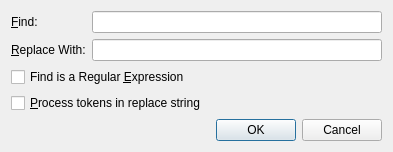
<?xml version="1.0" encoding="UTF-8"?>
<ui version="4.0">
 <class>ReplaceItemDlg</class>
 <widget class="QDialog" name="ReplaceItemDlg">
  <property name="geometry">
   <rect>
    <x>0</x>
    <y>0</y>
    <width>393</width>
    <height>145</height>
   </rect>
  </property>
  <property name="windowTitle">
   <string>Find and Replace</string>
  </property>
  <layout class="QVBoxLayout">
   <item>
    <layout class="QGridLayout">
     <item row="0" column="0">
      <widget class="QLabel" name="label">
       <property name="text">
        <string>&amp;Find:</string>
       </property>
       <property name="buddy">
        <cstring>lineFind</cstring>
       </property>
      </widget>
     </item>
     <item row="0" column="1">
      <widget class="QLineEdit" name="lineFind"/>
     </item>
     <item row="1" column="0">
      <widget class="QLabel" name="label_2">
       <property name="text">
        <string>&amp;Replace With:</string>
       </property>
       <property name="buddy">
        <cstring>lineReplace</cstring>
       </property>
      </widget>
     </item>
     <item row="1" column="1">
      <widget class="QLineEdit" name="lineReplace"/>
     </item>
    </layout>
   </item>
   <item>
    <widget class="QCheckBox" name="checkRegular">
     <property name="text">
      <string>Find is a Regular &amp;Expression</string>
     </property>
    </widget>
   </item>
   <item>
    <widget class="QCheckBox" name="checkProcess">
     <property name="text">
      <string>&amp;Process tokens in replace string</string>
     </property>
    </widget>
   </item>
   <item>
    <widget class="QDialogButtonBox" name="buttonBox">
     <property name="orientation">
      <enum>Qt::Horizontal</enum>
     </property>
     <property name="standardButtons">
      <set>QDialogButtonBox::Cancel|QDialogButtonBox::Ok</set>
     </property>
    </widget>
   </item>
  </layout>
 </widget>
 <resources/>
 <connections>
  <connection>
   <sender>buttonBox</sender>
   <signal>accepted()</signal>
   <receiver>ReplaceItemDlg</receiver>
   <slot>accept()</slot>
   <hints>
    <hint type="sourcelabel">
     <x>248</x>
     <y>254</y>
    </hint>
    <hint type="destinationlabel">
     <x>157</x>
     <y>274</y>
    </hint>
   </hints>
  </connection>
  <connection>
   <sender>buttonBox</sender>
   <signal>rejected()</signal>
   <receiver>ReplaceItemDlg</receiver>
   <slot>reject()</slot>
   <hints>
    <hint type="sourcelabel">
     <x>316</x>
     <y>260</y>
    </hint>
    <hint type="destinationlabel">
     <x>286</x>
     <y>274</y>
    </hint>
   </hints>
  </connection>
 </connections>
</ui>
